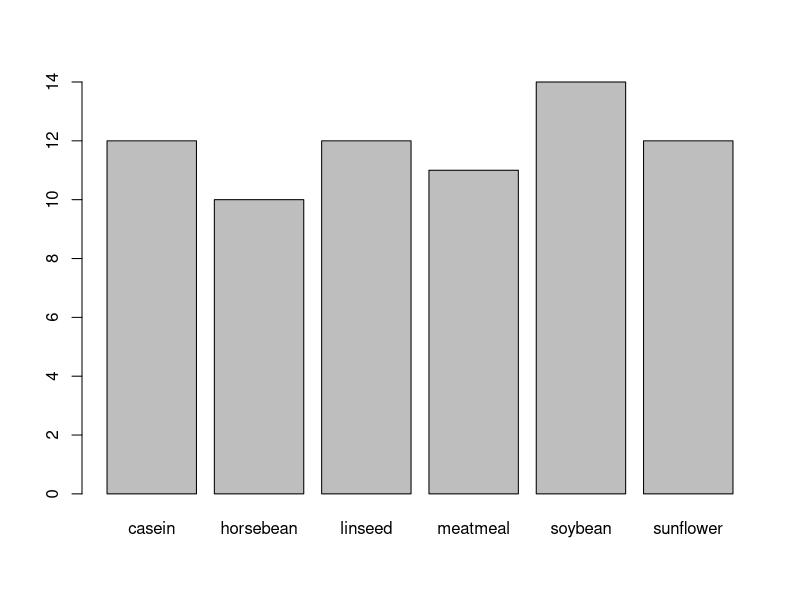
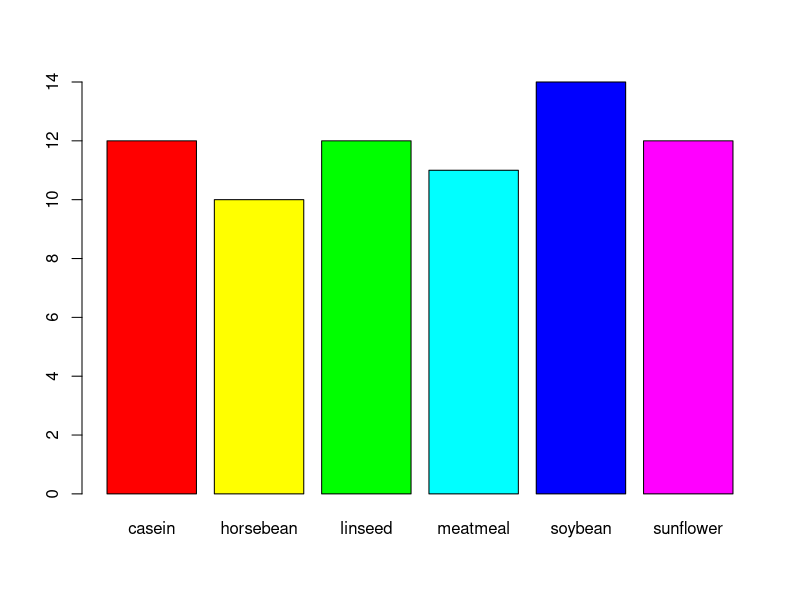
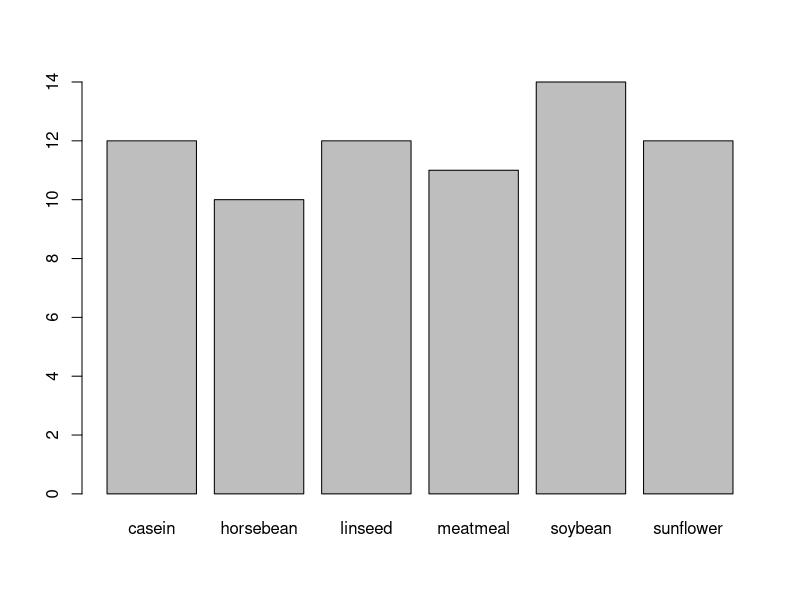
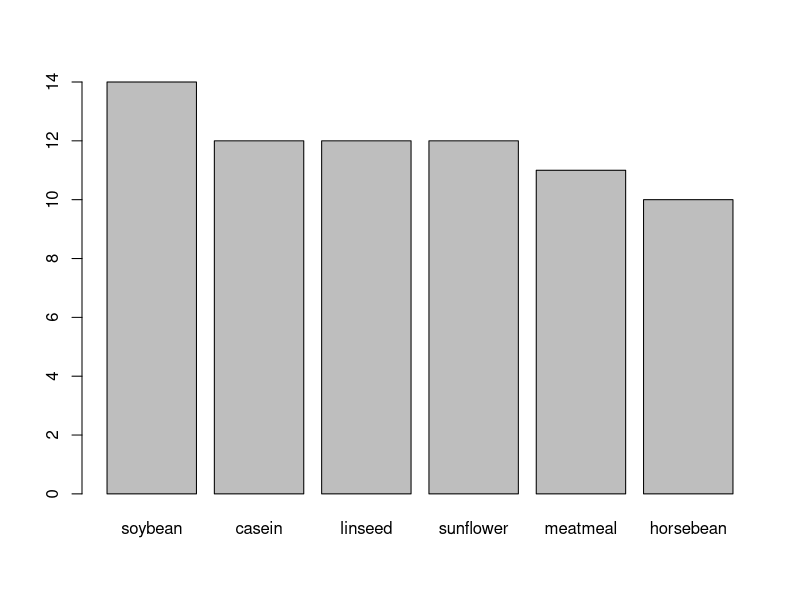
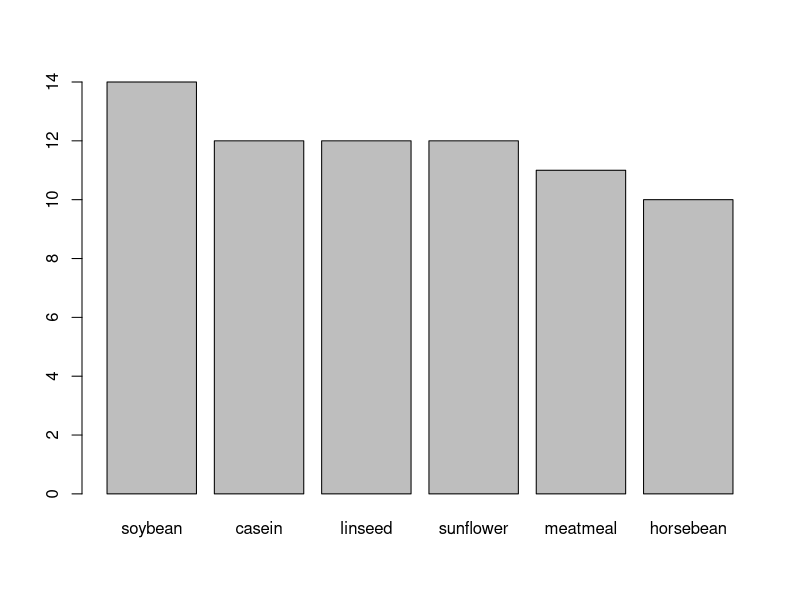
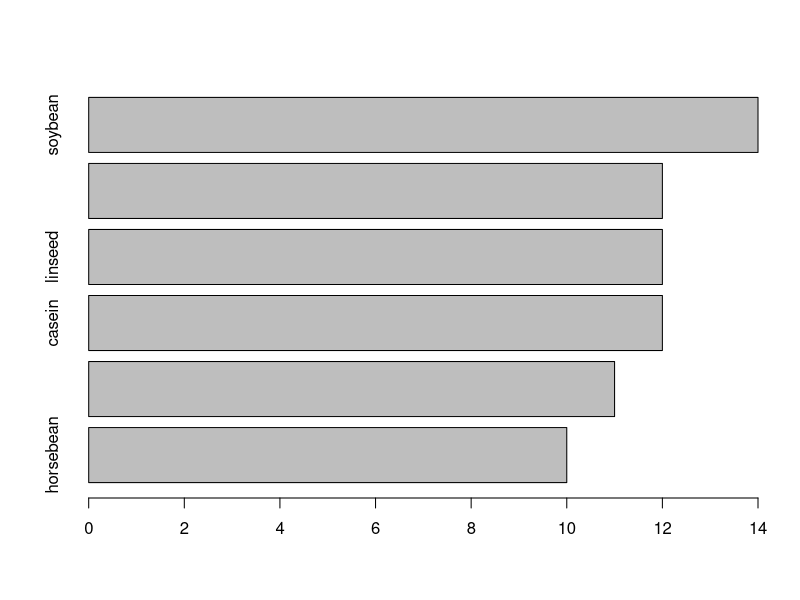
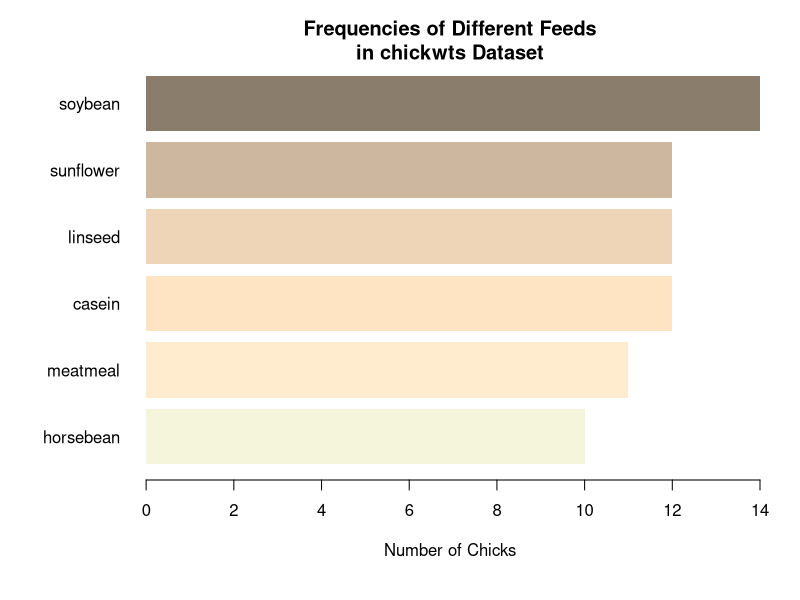
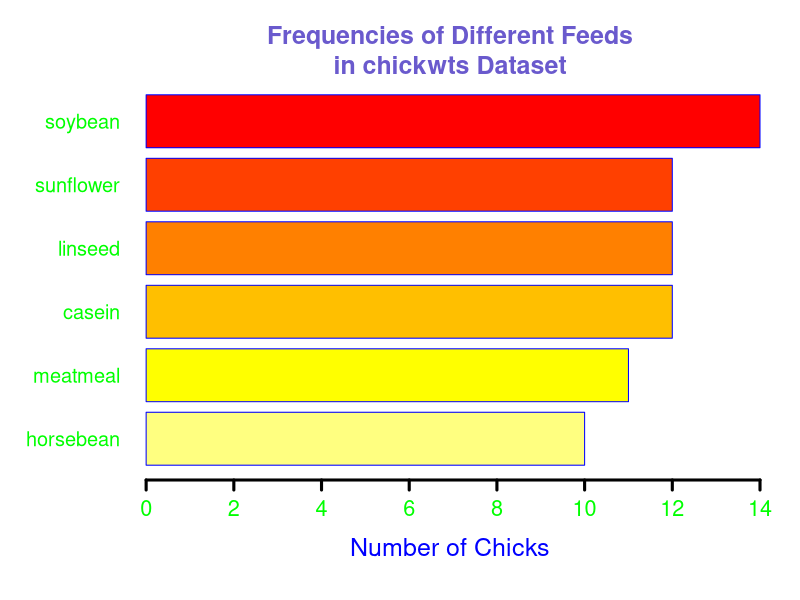

The R source for these figures, in order:
#=========================================================================#
#               Statistical Analysis with R:
#               ----------------------------
#                         Barplots 
# ------------------------------------------------------------------------#

# 1. Creating A directory for plotting

if (!dir.exists(file.path(dirname(getwd()), "Plotting", "Stats-One-Variable"))) {
  dir.create(file.path(dirname(getwd()), "Plotting", "Stats-One-Variable"))
}

# 2. Changing the working directory

setwd(file.path(dirname(getwd()), "Plotting", "Stats-One-Variable"))


# Loading - Data ----------------------------------------------------------

require(datasets)
data("chickwts")
?chickwts
str(chickwts)
head(chickwts, 15)
tail(chickwts, 15)

# Plotting the feed variable with the plot function

plot(chickwts$feed)

# If you are happy with this chart, maybe you consider coloring it
plot(chickwts$feed, col = rainbow(6))

# Introduction to barplots ------------------------------------------------
# Barplots are used to plot categorical variables
?barplot

feeds <- table(chickwts$feed)
feeds

class(feeds)

# Plotting with barplot function
barplot(feeds)

# You may consider changing how the barplots looks 
args(barplot.default)

# Most of the time we need to sort the data either increasingly or decreasingly
?sort
?order                 # gives the index 

barplot(sort(feeds, decreasing = TRUE))
# Or
barplot(feeds[order(feeds, decreasing = TRUE)])

# Created the sorted data

feeds_sorted <- feeds[order(feeds, decreasing = FALSE)]

# Horizontal barplot

barplot(feeds_sorted, horiz = TRUE)


# Customize the chart ---------------------------------------------------
opar <- par(no.readonly = TRUE)
par(oma = c(1, 1, 1, 1))  # Sets outside margins: b, l, t, r
par(mar = c(5, 6, 2, 1))  # Sets plot margins
barplot(feeds[order(feeds)], 
        horiz  = TRUE,
        las    = 1,  # las gives orientation of axis labels
        col    = c("beige", "blanchedalmond", "bisque1", 
                   "bisque2", "bisque3", "bisque4"),
        border = NA,                               # supresses the borders
        main   = "Frequencies of Different Feeds\nin chickwts Dataset",  # \n = line break
        xlab   = "Number of Chicks")
par(opar)


# More barplot args -------------------------------------------------------
opar <- par(no.readonly = TRUE)
par(oma = c(1, 1, 1, 1))  
par(mar = c(5, 6, 3, 1))  

barplot(feeds[order(feeds)], 
        horiz  = TRUE,
        las    = 1,  
        col    = rev(heat.colors(6)),
        border = "blue",                               
        main   = "Frequencies of Different Feeds\nin chickwts Dataset",  # \n = line break
        xlab   = "Number of Chicks",
        cex.main = 1.5,                    # magnify the main title
        col.main = "slateblue",            # Color of the main title
        cex.lab = 1.5,                     # Magnify the labels
        cex.names = 1.2,                   # Magnify the names
        cex.axis = 1.3,                    # Magnify the axis
        col.axis = "green",                # Axis labels color 
        col.lab = "blue",                  # xlabel color
        lwd = 3)                           # Line width of the X axis
par(opar)


# Example 02 --------------------------------------------------------------
require(MASS)
data("caith")

# Explore the dataset
?caith

caith

eyecolor <- rowSums(caith)
haircolor <- colSums(caith)

# Create barplots 










# Exercise ----------------------------------------------------------------
require(vcd)
data("Arthritis")

# Check the structure of the data



# Create barplots















# Solution ----------------------------------------------------------------
par(mar = c(5, 5, 4, 2))
barplot(eyecolor, col = rainbow(4), width = 0.75, xlim = c(0, 5),
        ylab = "No: of Poeple", las = 1)
title(main = "Colours of Eyes and Hair\n of People in Caithness", 
      cex.main = 0.75,
      adj = 0.2)
title(xlab= "Eyecolor")


barplot(sort(haircolor), col = rainbow(5), las = 3, horiz = TRUE, 
        las = 1)

barplot(haircolor, col = rainbow(5), space = 0.5)

